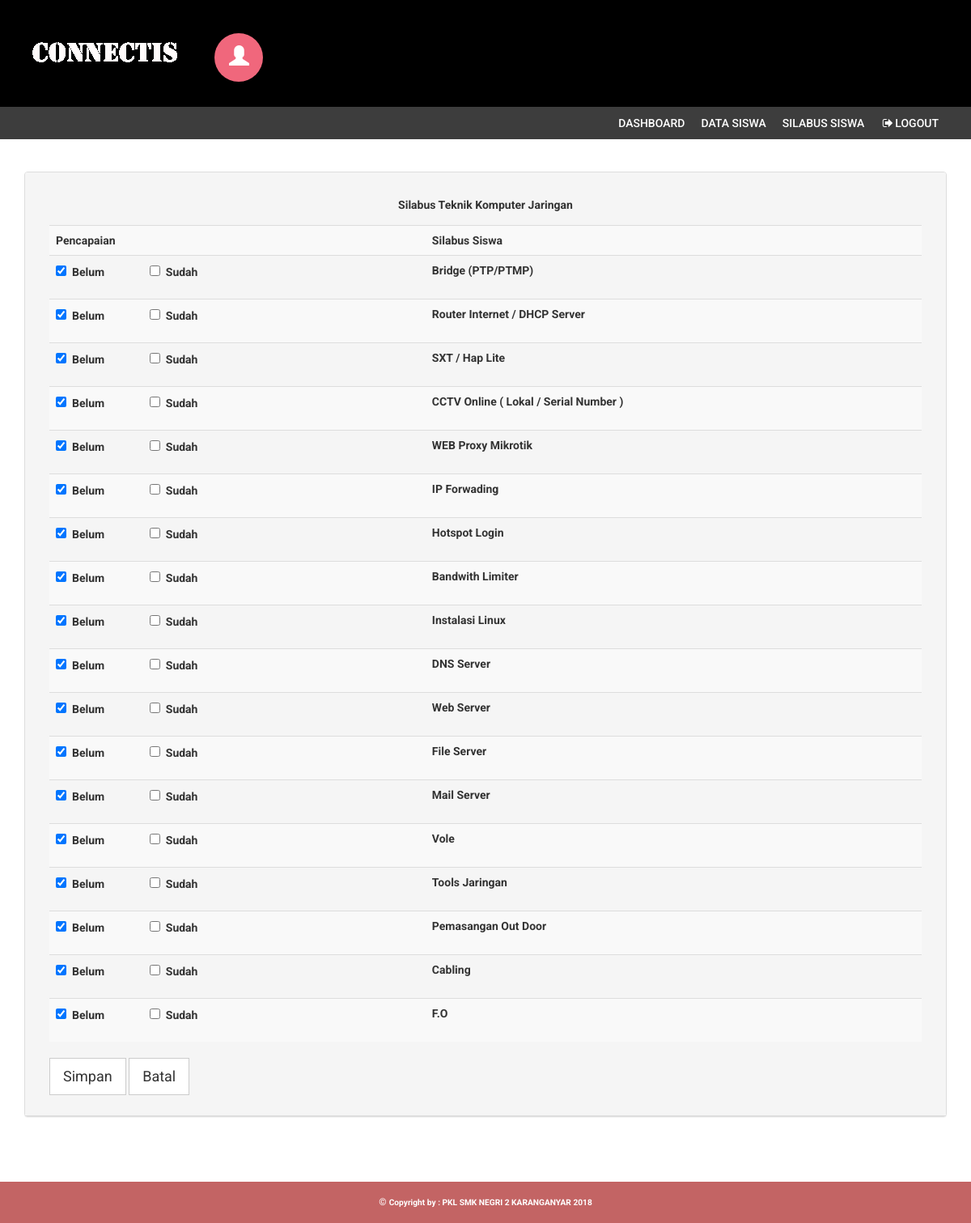
The page /view/index2.php?web=tabelsilabus.php on the database its author committed.
### tables this page shows
CREATE TABLE `silabustkj` (
  `id_silabus` varchar(15) NOT NULL,
  `silabus` text NOT NULL
);

### view/tabelsilabus.php (the view, shortened to what this page needs)
<?php
include ('koneksi.php');
?>
                    <div class="panel panel-default">
                        <div class="panel-heading">
                        <form action="?web=insert_pencapaian.php" method="post" name="input" enctype="multipart/form-data">
                        <div class="panel-body">
                            <p align="center"><b> Silabus Teknik Komputer Jaringan </b></p>
                            <div class="table-responsive">
                                <table class="table table-striped">
                                        <tr>
    <th>Pencapaian</th>
    <th>Silabus Siswa</th>
</tr>
                                        <?php
$queri="SELECT * from silabustkj";
$hasil = mysqli_query ($koneksi,$queri);
?>
  <?php while ($data= MySQLi_fetch_array ($hasil)){ ?>
        <tr>
          <td><div class="form-group" required>
    <input type ="checkbox" name="cek[]" value="belum" checked>&nbsp;&nbsp;Belum
    &nbsp;&nbsp;&nbsp;&nbsp;&nbsp;&nbsp;&nbsp;&nbsp;&nbsp;&nbsp;&nbsp;&nbsp;&nbsp;&nbsp;&nbsp;<input type ="checkbox" name="cek[]" value="sudah">&nbsp;&nbsp;Sudah
</div> </td>
          <td><?php echo $data['silabus']; ?> </td>
        </tr>
                                <?php
   }
?>
                            </table>
                            <button type="submit" name="input" value="simpan" class="btn btn-default btn-lg">Simpan</button>
<button type="reset" name="reset" value="batal" class="btn btn-default btn-lg">Batal</button>
                     </div>
                </div>
                            </div>

### view/index2.php (shortened to what this page needs)
<!DOCTYPE html>
<html xmlns="http://www.w3.org/1999/xhtml">
<head>
    <link href="../config/css/bootstrap.css" rel="stylesheet" />
    <link href="../config/css/font-awesome.css" rel="stylesheet" />
    <link href="../config/css/style.css" rel="stylesheet" />
</head>
<body>
    <div class="navbar navbar-inverse set-radius-zero">
        <div class="container">
            <div class="navbar-header">
                <a class="navbar-brand" href="../index2.php">
                    <img src="../config/img/logo1.gif" />
                </a>
            </div>
            <div class="left-div">
                <div class="user-settings-wrapper">
                    <ul class="nav">
                        <li class="dropdown">
                            <a class="dropdown-toggle" data-toggle="dropdown" href="#" aria-expanded="false">
                                <span class="glyphicon glyphicon-user" style="font-size: 25px;"></span>
                            </a>
                            <div class="dropdown-menu dropdown-settings">
                        <h5><strong>&nbsp;&nbsp;anda adalah bagian dari siswa / mahasiswa yang pkl di connectis saat ini<strong></h5>
                            </div>
                        </li>
                    </ul>
                </div>
            </div>
        </div>
    </div>
    <section class="menu-section">
        <div class="container">
            <div class="row">
                <div class="col-md-12">
                    <div class="navbar-collapse collapse ">
                        <ul id="menu-top" class="nav navbar-nav navbar-right">
                            <li><a  href="../index2.php">Dashboard</a></li>
                            <li><a  href="?web=tabel2.php">Data Siswa</a></li>
                            <li><a  href="?web=tabelsilabus.php">Silabus Siswa</a></li>
                        <li><a class="nav-link" data-toggle="modal" data-target="#exampleModal">
            <i class="fa fa-fw fa-sign-out"></i>Logout</a></li>
                        </ul>
                </div>
                    </div>
            </div>
        </div>
    </section>
    <div class="content-wrapper">
        <div class="container">
            <?php
                    include('content.php');
                ?>
                </div>
            </div>
        </div>
    <footer>
        <div class="container">
            <div class="row">
                <div class="col-md-12">
                    <center>&copy; <small>Copyright by : <b>PKL SMK NEGRI 2 KARANGANYAR 2018 </b></small></center>
                </div>
            </div>
        </div>
    </footer>
</body>
</html>

### view/content.php
<?php
if (isset($_GET['web'])){
 $web = $_GET['web'];
 include $web;
 }
?>

### config/css/style.css (style rules this page uses)
body { font-family: 'Roboto', sans-serif; line-height: 30px; }
.set-radius-zero { border-radius: 0px; -moz-border-radius: 0px; -webkit-border-radius: 0px; }
.content-wrapper { margin-top: 40px; min-height: 600px; padding-bottom: 60px; }
.btn { border-radius: 0px; -webkit-border-radius: 0px; -moz-border-radius: 0px; }
.left-div { padding-left: 30px; margin-top: 40px; margin-bottom: 30px; }
.navbar-brand { width: 250px; padding-top: 30px; }
.user-settings-wrapper .nav > li > a { position: relative; display: block; padding: 15px 18px; border-radius: 50%; -webkit-border-radius: 50%; -moz-border-radius: 50%; height: 60px; width: 60px; background-color: #F0677C; color: #fff; }
.user-settings-wrapper { margin-top: 10px; }
.user-settings-wrapper li { display: inline-block; }
.user-settings-wrapper .dropdown-settings { width: 200px; padding: 10px; }
.user-settings-wrapper .dropdown-menu { margin: 0px; border-radius: 0px!important; -moz-border-radius: 0px!important; -webkit-border-radius: 0px!important; }
.menu-section { background-color: #3D3D3D; }
#menu-top a { color: #FFF; text-decoration: none; font-weight: 500; padding: 10px 10px 10px 10px; text-transform: uppercase; }
.navbar-inverse { background-color: black; border-color: transparent; }
.navbar { margin-bottom: 0px; }
footer { padding: 10px; color: #fff; font-size: 12px; background-color: #C36464; }

### rows shown on the page
silabustkj: silabus "Bridge (PTP/PTMP)"
silabustkj: silabus "Router Internet / DHCP Server"
silabustkj: silabus "SXT / Hap Lite"
silabustkj: silabus "CCTV Online ( Lokal / Serial Number )"
silabustkj: silabus "WEB Proxy Mikrotik"
silabustkj: silabus "IP Forwading"
silabustkj: silabus "Hotspot Login"
silabustkj: silabus "Bandwith Limiter"
silabustkj: silabus "Instalasi Linux"
silabustkj: silabus "DNS Server"
silabustkj: silabus "Web Server"
silabustkj: silabus "File Server"
silabustkj: silabus "Mail Server"
silabustkj: silabus "Vole"
silabustkj: silabus "Tools Jaringan"
silabustkj: silabus "Pemasangan Out Door"
silabustkj: silabus "Cabling"
silabustkj: silabus "F.O"
